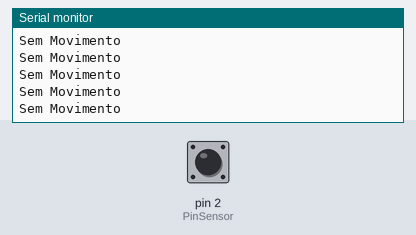
A sketch run on a simulated Arduino Uno, built with avr-gcc and run on an emulated ATmega328P. Shown: the last lines printed to the serial monitor. The inputs (shaded band) are chosen by the test bench; at power-on: pin 2 (PinSensor) HIGH.

Above: at 1.2 s.
1.3 s: pin 2 (PinSensor) driven LOW
At 1.9 s:
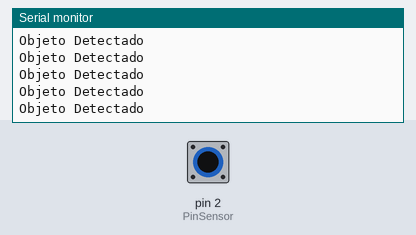
3.2 s: pin 2 (PinSensor) driven HIGH
At 4.0 s:
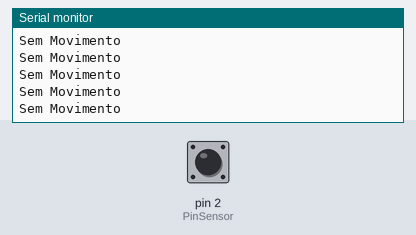
6.2 s: pin 2 (PinSensor) driven LOW
At 6.9 s:
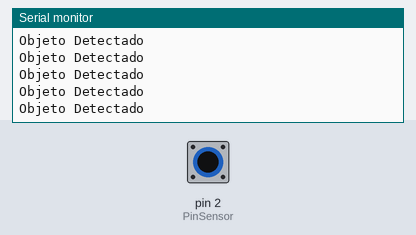
9.2 s: pin 2 (PinSensor) driven HIGH
At 10.1 s:
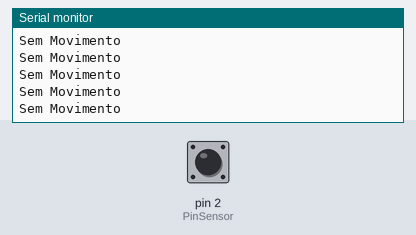
12.2 s: pin 2 (PinSensor) driven LOW
At 13.2 s:
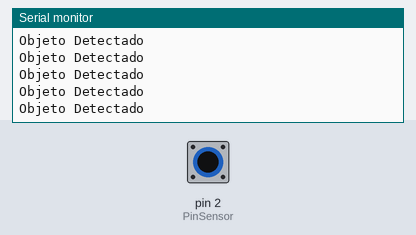

Measured:
- after the input at 1.3 s, the serial monitor: prints a new line after 0.07 s (image 1)

The sketch:

InfraRed.ino
```cpp
#define PinSensor 2 // Entrada digital do Arduino conectado ao pino OUT do Sensor
int LeituraSensor; //Váriavel que irá armazenar os valores de leitura do sensor

void setup() {
  Serial.begin(9600); //Inicializa a comunicação serial
  pinMode(PinSensor, INPUT); // Declara o pino do sensor como entrada (INPUT)

}

void loop() {
  LeituraSensor = digitalRead(PinSensor); //Leitura de dados do sensor
//  Serial.print("Leitura do sensor: ");
 // Serial.println(LeituraSensor);
  if (LeituraSensor == LOW) { //Se a leitura do sensor for igual a LOW..
    Serial.println("Objeto Detectado");// Acende o LED
  }
  else { // Se o valor de leitura do sensor NÃO for igual a LOW
    Serial.println("Sem Movimento"); // Apaga o LED
  }
}
```
